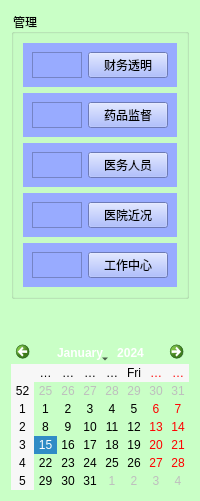
       <widget class="QWidget" name="widget_2" native="true">
        <property name="minimumSize">
         <size>
          <width>200</width>
          <height>400</height>
         </size>
        </property>
        <property name="maximumSize">
         <size>
          <width>200</width>
          <height>16777215</height>
         </size>
        </property>
        <property name="styleSheet">
         <string notr="true">background-color: rgb(201, 255, 198);</string>
        </property>
        <layout class="QVBoxLayout" name="verticalLayout_3">
         <item>
          <widget class="QGroupBox" name="groupBox">
           <property name="minimumSize">
            <size>
             <width>0</width>
             <height>250</height>
            </size>
           </property>
           <property name="font">
            <font>
             <family>楷体</family>
            </font>
           </property>
           <property name="styleSheet">
            <string notr="true"/>
           </property>
           <property name="title">
            <string>管理</string>
           </property>
           <layout class="QGridLayout" name="gridLayout">
            <item row="0" column="0">
             <layout class="QVBoxLayout" name="verticalLayout">
              <item>
               <widget class="QWidget" name="widget_3" native="true">
                <property name="minimumSize">
                 <size>
                  <width>0</width>
                  <height>35</height>
                 </size>
                </property>
                <property name="styleSheet">
                 <string notr="true">background-color: rgb(152, 171, 255);</string>
                </property>
                <layout class="QHBoxLayout" name="horizontalLayout_6">
                 <item>
                  <widget class="QFrame" name="frame">
                   <property name="styleSheet">
                    <string notr="true">border-image: url(:/side/image/side_1.png);</string>
                   </property>
                   <property name="frameShape">
                    <enum>QFrame::StyledPanel</enum>
                   </property>
                   <property name="frameShadow">
                    <enum>QFrame::Raised</enum>
                   </property>
                  </widget>
                 </item>
                 <item>
                  <widget class="QPushButton" name="finacial_BT">
                   <property name="font">
                    <font>
                     <family>楷体</family>
                    </font>
                   </property>
                   <property name="styleSheet">
                    <string notr="true">font: 9pt &quot;楷体&quot;;</string>
                   </property>
                   <property name="text">
                    <string>财务透明</string>
                   </property>
                  </widget>
                 </item>
                </layout>
               </widget>
              </item>
              <item>
               <widget class="QWidget" name="widget_4" native="true">
                <property name="minimumSize">
                 <size>
                  <width>0</width>
                  <height>35</height>
                 </size>
                </property>
                <property name="styleSheet">
                 <string notr="true">background-color: rgb(152, 171, 255);</string>
                </property>
                <layout class="QHBoxLayout" name="horizontalLayout_7">
                 <item>
                  <widget class="QFrame" name="frame_2">
                   <property name="styleSheet">
                    <string notr="true">border-image: url(:/side/image/side_2.png);</string>
                   </property>
                   <property name="frameShape">
                    <enum>QFrame::StyledPanel</enum>
                   </property>
                   <property name="frameShadow">
                    <enum>QFrame::Raised</enum>
                   </property>
                  </widget>
                 </item>
                 <item>
                  <widget class="QPushButton" name="drug_BT">
                   <property name="styleSheet">
                    <string notr="true">font: 9pt &quot;楷体&quot;;</string>
                   </property>
                   <property name="text">
                    <string>药品监督</string>
                   </property>
                  </widget>
                 </item>
                </layout>
                <zorder>drug_BT</zorder>
                <zorder>frame_2</zorder>
               </widget>
              </item>
              <item>
               <widget class="QWidget" name="widget_5" native="true">
                <property name="minimumSize">
                 <size>
                  <width>0</width>
                  <height>35</height>
                 </size>
                </property>
                <property name="styleSheet">
                 <string notr="true">background-color: rgb(152, 171, 255);</string>
                </property>
                <layout class="QHBoxLayout" name="horizontalLayout_10">
                 <item>
                  <widget class="QFrame" name="frame_3">
                   <property name="styleSheet">
                    <string notr="true">border-image: url(:/side/image/side_3.png);</string>
                   </property>
                   <property name="frameShape">
                    <enum>QFrame::StyledPanel</enum>
                   </property>
                   <property name="frameShadow">
                    <enum>QFrame::Raised</enum>
                   </property>
                  </widget>
                 </item>
                 <item>
                  <widget class="QPushButton" name="care_BT">
                   <property name="styleSheet">
                    <string notr="true">font: 9pt &quot;楷体&quot;;</string>
                   </property>
                   <property name="text">
                    <string>医务人员</string>
                   </property>
                  </widget>
                 </item>
                </layout>
                <zorder>care_BT</zorder>
                <zorder>frame_3</zorder>
               </widget>
              </item>
              <item>
               <widget class="QWidget" name="widget_6" native="true">
                <property name="minimumSize">
                 <size>
                  <width>0</width>
                  <height>35</height>
                 </size>
                </property>
                <property name="styleSheet">
                 <string notr="true">background-color: rgb(152, 171, 255);</string>
                </property>
                <layout class="QHBoxLayout" name="horizontalLayout_9">
                 <item>
                  <widget class="QFrame" name="frame_4">
                   <property name="styleSheet">
                    <string notr="true">border-image: url(:/side/image/side_4.png);</string>
                   </property>
                   <property name="frameShape">
                    <enum>QFrame::StyledPanel</enum>
                   </property>
                   <property name="frameShadow">
                    <enum>QFrame::Raised</enum>
                   </property>
                  </widget>
                 </item>
                 <item>
                  <widget class="QPushButton" name="news_BT">
                   <property name="styleSheet">
                    <string notr="true">font: 9pt &quot;楷体&quot;;</string>
                   </property>
                   <property name="text">
                    <string>医院近况</string>
                   </property>
                  </widget>
                 </item>
                </layout>
               </widget>
              </item>
              <item>
               <widget class="QWidget" name="widget_7" native="true">
                <property name="minimumSize">
                 <size>
                  <width>0</width>
                  <height>35</height>
                 </size>
                </property>
                <property name="styleSheet">
                 <string notr="true">background-color: rgb(152, 171, 255);</string>
                </property>
                <layout class="QHBoxLayout" name="horizontalLayout_8">
                 <item>
                  <widget class="QFrame" name="frame_5">
                   <property name="styleSheet">
                    <string notr="true">border-image: url(:/side/image/side_5.png);</string>
                   </property>
                   <property name="frameShape">
                    <enum>QFrame::StyledPanel</enum>
                   </property>
                   <property name="frameShadow">
                    <enum>QFrame::Raised</enum>
                   </property>
                  </widget>
                 </item>
                 <item>
                  <widget class="QPushButton" name="work_BT">
                   <property name="styleSheet">
                    <string notr="true">font: 9pt &quot;楷体&quot;;</string>
                   </property>
                   <property name="text">
                    <string>工作中心</string>
                   </property>
                  </widget>
                 </item>
                </layout>
               </widget>
              </item>
             </layout>
            </item>
           </layout>
          </widget>
         </item>
         <item>
          <spacer name="verticalSpacer">
           <property name="orientation">
            <enum>Qt::Vertical</enum>
           </property>
           <property name="sizeHint" stdset="0">
            <size>
             <width>20</width>
             <height>36</height>
            </size>
           </property>
          </spacer>
         </item>
         <item>
          <widget class="QCalendarWidget" name="calendarWidget"/>
         </item>
        </layout>
       </widget>
